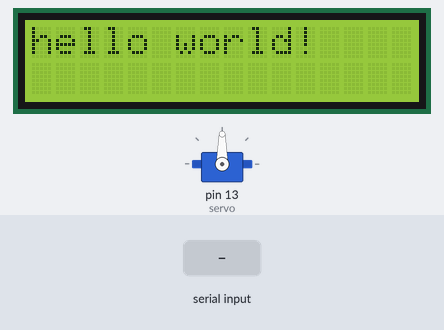
Bench run of a sketch on a simulated Arduino Mega 2560, built with avr-gcc and run on an emulated ATmega2560. Shown: servo, 16×2 character LCD. The inputs (shaded band) are chosen by the test bench.

Above: at 0.1 s.
At 4.7 s:
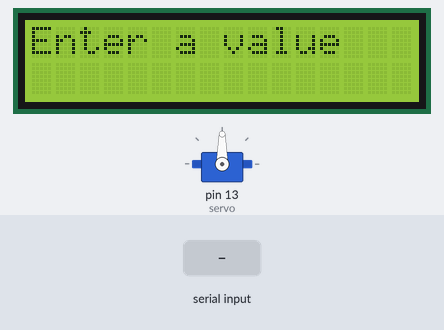
4.8 s: "90,45\n" received over Serial
At 7.0 s:
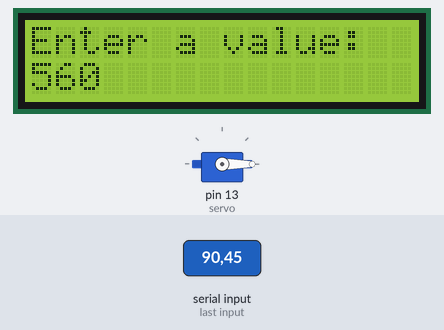
Timing chart, 0 to 8.5 s (numbered marks = the images above; inputs shaded):
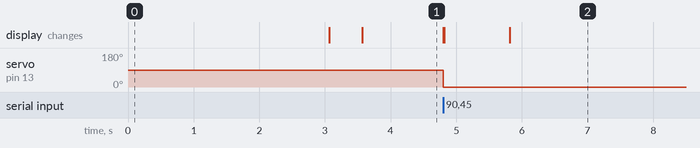

Measured:
- after the input at 4.8 s, servo on pin 13 (servo): 90° → 0° at once; the display: changes at once (image 2)

The sketch:

serial_servo_test.ino
```cpp
#include <Servo.h>

#include <LiquidCrystal.h>

LiquidCrystal lcd(41,39,23,25,27,29,31,33,35,37);
Servo servo;
int servo_min = 560;
int servo_max = 2405 ;

void setup() {
  // put your setup code here, to run once:
  Serial.begin(9600);
  servo.attach(13,servo_min,servo_max);
  lcd.begin(16, 2);
  lcd.print("hello world!");
  delay(3000);
  lcd.clear();
  delay(500);
  lcd.print("Enter a value");
  lcd.setCursor(0,1);
}

void loop() {
  // put your main code here, to run repeatedly:
  if (Serial.available()) {
    lcd.clear();
    lcd.print("Enter a value:");
    lcd.setCursor(0,1);
    int val = Serial.parseInt();
    if(val > servo_max) val = servo_max;
    if(val < servo_min) val = servo_min;
    lcd.print(val);
    servo.write(val);
  }
}
```
